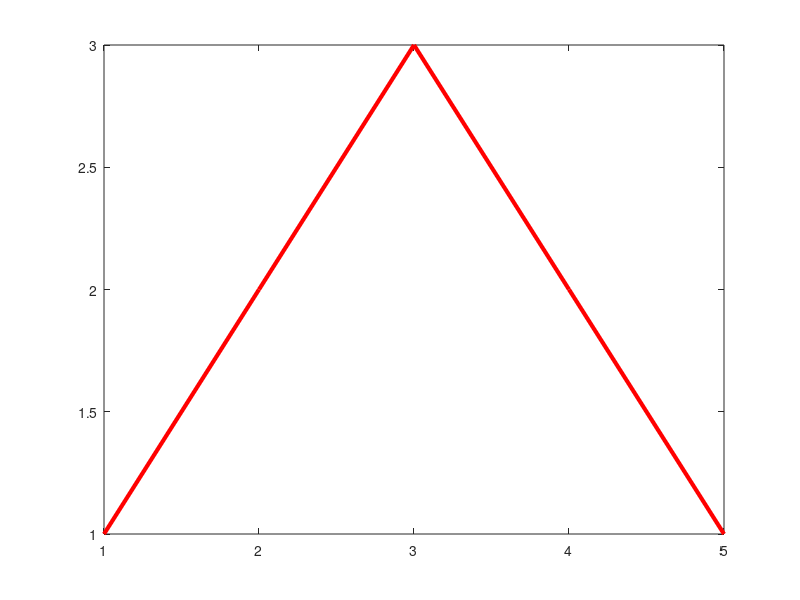

Here is the MATLAB script that generated this plot: (Note: this script raises an error after producing the figure.)

mu = 0.01;
x = randn(1, 1000);
b = [1, 2, 3, 2, 1];
a = [1];
y = filter(b, a, x);
sigmas = [0.1,2,4,6,8,10];
figure
plot(b,  'r', 'LineWidth', 3)
hold on
for i = 1:length(sigmas)
    n = sqrt(sigmas(i))*randn(1, 1000);
    z = y+n;
    [yhat, e, wopts] = lms_(x, z, mu, length(b));
    wopt = wopts(length(x)+1,:);
    p1 = plot(wopt, '-x');
end
title("LMS estimation of filter coefficients", "FontSize", 13)
xlabel("b[n](n)", "FontSize", 14, "FontWeight", "bold")
ylabel("value", "FontSize", 14, "FontWeight", "bold")
legend(["theoretical","\sigma^2_n =0.1","\sigma^2_n =2","\sigma^2_n =4","\sigma^2_n =6","\sigma^2_n =8","\sigma^2_n =10"], "FontSize", 9, "FontWeight", "bold")
grid on
hold off



